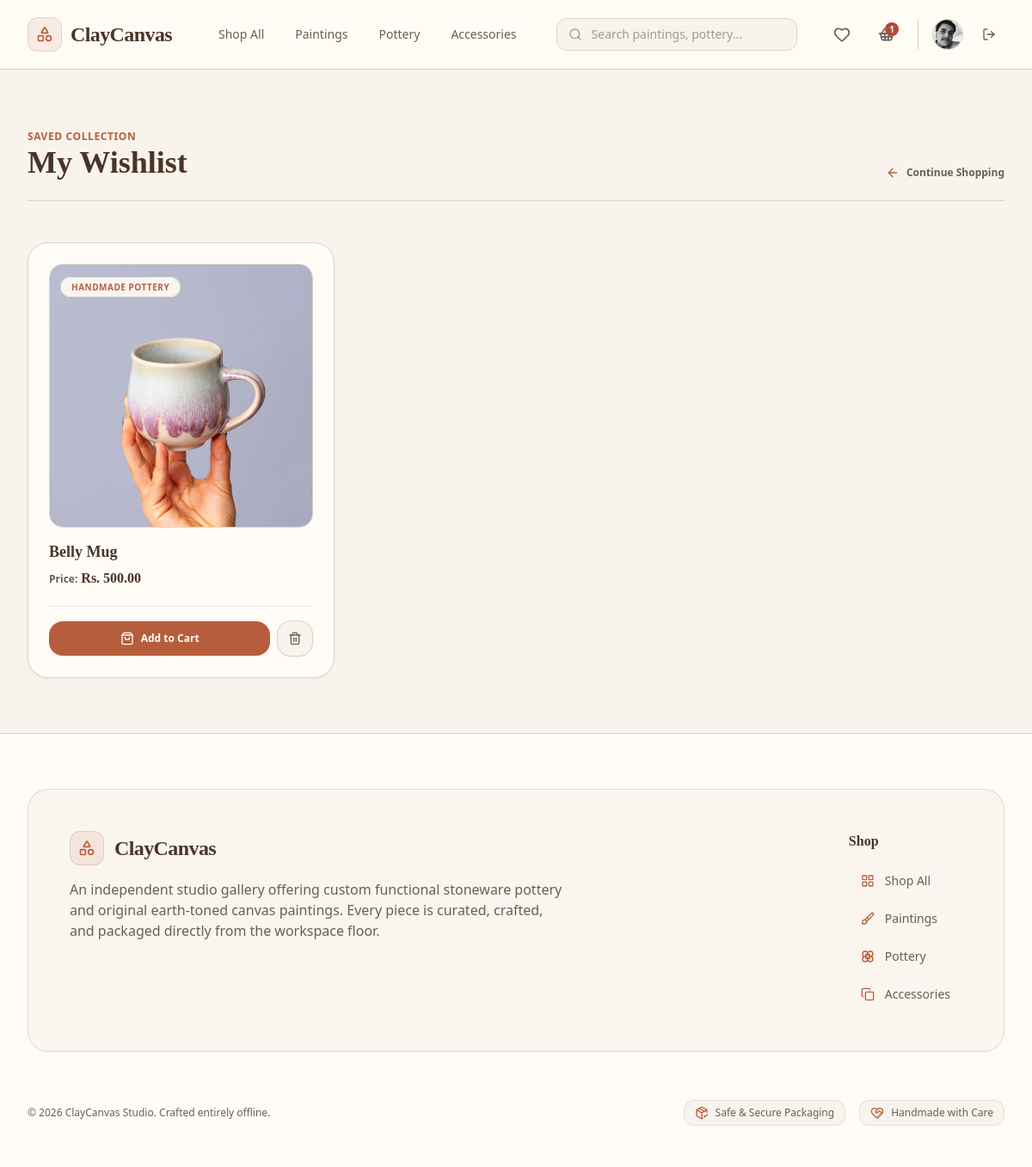
Screenshot of /wishlist/ (signed in) with the database file from the repository.
### cc_app/models.py (models this page shows, shortened)
class User(AbstractUser):
    phone = models.CharField(max_length=20, blank=True)
    address = models.TextField(blank=True)
    profile_picture = models.ImageField(upload_to='images/user/', blank=True, null=True)

class Cart(models.Model):
    customer = models.OneToOneField(User, on_delete=models.CASCADE, related_name='cart')

class Wishlist(models.Model):
    customer = models.ForeignKey(User, on_delete=models.CASCADE, related_name='wishlist_items')
    product = models.ForeignKey(Product, on_delete=models.CASCADE)
    added_at = models.DateTimeField(auto_now_add=True)
    class Meta:
        unique_together = ('customer', 'product') # Prevents duplicating the same artwork in wishlist

class Product(models.Model):
    class Category(models.TextChoices):
        PAINTINGS = 'paintings', 'Original Paintings'
        POTTERY = 'pottery', 'Handmade Pottery'
        CERAMICS = 'ceramics', 'Sculptures & Ceramics'
        PRINTS = 'prints', 'Canvas & Fine Art Prints'
        ACCESSORIES = 'accessories', 'Art Supplies & Displays'
    name = models.CharField(max_length=255)
    category = models.CharField(max_length=30, choices=Category.choices)
    description = models.TextField(help_text="Detailed description of the artwork, dimensions, and materials used.")
    price = models.DecimalField(max_digits=10, decimal_places=2)
    stock = models.PositiveIntegerField(default=1, help_text="Set to 1 for unique, original one-off masterworks.")
    product_image = models.ImageField(upload_to='images/products/')
    is_active = models.BooleanField(default=True)
    created_at = models.DateTimeField(auto_now_add=True)

### cc_app/views/wishlist_view.py (the view)
# urls.py: path('wishlist/', wishlist_view, name='wishlist'),
@login_required
def wishlist_view(request):
    if request.user.is_staff:
        messages.error(request, "Staff members cannot access the wishlist.")
        return redirect('home')
    wishlist_items = Wishlist.objects.filter(customer=request.user)
    return render(request, 'main/wishlist_page.html',{'wishlist_items':wishlist_items})

### cc_app/templates/main/wishlist_page.html (shortened to what this page needs)
<!DOCTYPE html>
<html lang="en">
<head>
    {% load static %}
    <link href="{% static 'css/styles.css' %}" rel="stylesheet" />
</head>
<body class="bg-[#F8F3EC] text-[#6B5E53] font-sans min-h-screen flex flex-col antialiased selection:bg-[#B65E3C]/20 selection:text-[#B65E3C]">
    {% include 'components/_navbar.html' %}
    <main class="flex-grow max-w-7xl w-full mx-auto px-4 sm:px-6 lg:px-8 py-8 sm:py-12 lg:py-16 space-y-8 sm:space-y-12">
        <div class="flex flex-col sm:flex-row sm:items-end justify-between gap-4 border-b border-[#DDD2C5] pb-6">
            <div>
                <span class="text-xs font-bold uppercase tracking-wider text-[#B65E3C]">Saved Collection</span>
                <h1 class="text-2xl sm:text-3xl lg:text-4xl font-serif font-bold text-[#4A3428] leading-tight">My Wishlist</h1>
            </div>
            <a href="/products/" class="inline-flex items-center gap-2 text-xs font-semibold text-[#6B5E53] hover:text-[#4A3428] transition-colors">
                <i data-lucide="arrow-left" class="w-4 h-4 text-[#B65E3C]"></i>
                <span>Continue Shopping</span>
            </a>
        </div>
        <div class="w-full">
            {% if wishlist_items %}
                <div class="grid grid-cols-1 sm:grid-cols-2 lg:grid-cols-3 gap-6 sm:gap-8">
                    {% for item in wishlist_items %}
                        <div class="bg-[#FFFCF7] border border-[#DDD2C5] rounded-3xl p-5 sm:p-6 flex flex-col justify-between gap-5 hover:border-[#B65E3C]/40 transition-all duration-300 shadow-sm hover:shadow-md group">
                            <div class="space-y-4">
                                <a href="/products/{{ item.product.id }}/" class="block w-full aspect-square bg-[#F8F3EC] border border-[#DDD2C5] rounded-2xl overflow-hidden relative group/img">
                                    {% if item.product.product_image %}
                                        <img src="{{ item.product.product_image.url }}" alt="{{ item.product.name }}" class="w-full h-full object-cover group-hover/img:scale-105 transition-transform duration-700 ease-out">
                                    {% else %}
                                        <div class="w-full h-full flex flex-col items-center justify-center text-center p-4">
                                            <i data-lucide="palette" class="w-8 h-8 text-[#6B5E53]/40"></i>
                                        </div>
                                    {% endif %}
                                    <div class="absolute top-3 left-3">
                                        <span class="bg-[#FFFCF7]/90 backdrop-blur-md border border-[#DDD2C5] text-[10px] font-bold uppercase tracking-wider text-[#B65E3C] px-3 py-1 rounded-full shadow-sm">
                                            {{ item.product.get_category_display }}
                                        </span>
                                    </div>
                                </a>
                                <div class="space-y-1.5">
                                    <a href="/products/{{ item.product.id }}/" class="block">
                                        <h3 class="font-serif font-bold text-[#4A3428] text-lg leading-snug group-hover:text-[#B65E3C] transition-colors line-clamp-1">
                                            {{ item.product.name }}
                                        </h3>
                                    </a>
                                    <div class="flex items-baseline gap-1">
                                        <span class="text-xs font-semibold text-[#6B5E53]">Price:</span>
                                        <span class="text-base font-bold text-[#4A3428] font-serif">Rs. {{ item.product.price|floatformat:2 }}</span>
                                    </div>
                                </div>
                            </div>
                            <div class="pt-4 border-t border-[#DDD2C5]/60 flex items-center gap-2">
                                {% if item.product.stock > 0 %}
                                    <a href="/cart/add/{{ item.product.id }}/" class="flex-grow bg-[#B65E3C] hover:bg-[#94492F] text-[#FFFCF7] font-semibold py-3 px-4 rounded-2xl transition-all duration-200 flex items-center justify-center gap-2 text-xs shadow-sm hover:shadow">
                                        <i data-lucide="shopping-bag" class="w-4 h-4"></i>
                                        <span>Add to Cart</span>
                                    </a>
                                {% else %}
                                    <button disabled class="flex-grow bg-[#F8F3EC] text-[#6B5E53]/50 font-semibold py-3 px-4 rounded-2xl border border-[#DDD2C5] flex items-center justify-center gap-2 text-xs cursor-not-allowed">
                                        <i data-lucide="circle-slash" class="w-4 h-4"></i>
                                        <span>Out of Stock</span>
                                    </button>
                                {% endif %}
                                <a href="/products/wishlist/remove/{{ item.product.id }}/" class="bg-[#F8F3EC] hover:bg-[#B4473A]/10 text-[#6B5E53] hover:text-[#B4473A] border border-[#DDD2C5] hover:border-[#B4473A]/30 p-3 rounded-2xl transition-all flex items-center justify-center shadow-sm shrink-0" title="Remove from wishlist">
                                    <i data-lucide="trash-2" class="w-4 h-4"></i>
                                </a>
                            </div>
                        </div>
                    {% endfor %}
                </div>
            {% endif %}
        </div>
    </main>
    {% include 'components/_footer.html' %}
</body>
</html>

### cc_app/templates/components/_navbar.html (shortened to what this page needs)
<nav class="bg-[#FFFCF7]/95 backdrop-blur-md border-b border-[#DDD2C5] sticky top-0 z-50 shadow-xs">
    <div class="max-w-7xl mx-auto px-4 sm:px-6 lg:px-8">
        <div class="flex justify-between h-20 items-center gap-4">
            <div class="flex items-center gap-8 lg:gap-10">
                <a href="/" class="flex-shrink-0 flex items-center gap-2.5 group">
                    <div class="w-10 h-10 rounded-xl bg-[#B65E3C]/10 border border-[#B65E3C]/20 flex items-center justify-center text-[#B65E3C] group-hover:bg-[#B65E3C] group-hover:text-[#FFFCF7] transition-all duration-300">
                        <i data-lucide="shapes" class="w-5 h-5"></i>
                    </div>
                    <span class="text-2xl font-serif font-bold text-[#4A3428] tracking-tight">ClayCanvas</span>
                </a>
                <div class="hidden md:flex items-center space-x-1 lg:space-x-2 font-medium">
                    <a href="/products/" class="{% if request.path == '/products/' and not request.GET.category %}text-[#B65E3C] bg-[#B65E3C]/10 font-semibold{% else %}text-[#6B5E53] hover:text-[#B65E3C] hover:bg-[#F8F3EC]{% endif %} px-3.5 py-2 rounded-xl text-sm transition-all duration-200">Shop All</a>
                    <a href="/products/?category=paintings" class="{% if request.GET.category == 'paintings' %}text-[#B65E3C] bg-[#B65E3C]/10 font-semibold{% else %}text-[#6B5E53] hover:text-[#B65E3C] hover:bg-[#F8F3EC]{% endif %} px-3.5 py-2 rounded-xl text-sm transition-all duration-200">Paintings</a>
                    <a href="/products/?category=pottery" class="{% if request.GET.category == 'pottery' %}text-[#B65E3C] bg-[#B65E3C]/10 font-semibold{% else %}text-[#6B5E53] hover:text-[#B65E3C] hover:bg-[#F8F3EC]{% endif %} px-3.5 py-2 rounded-xl text-sm transition-all duration-200">Pottery</a>
                    <a href="/products/?category=accessories" class="{% if request.GET.category == 'accessories' %}text-[#B65E3C] bg-[#B65E3C]/10 font-semibold{% else %}text-[#6B5E53] hover:text-[#B65E3C] hover:bg-[#F8F3EC]{% endif %} px-3.5 py-2 rounded-xl text-sm transition-all duration-200">Accessories</a>
                </div>
            </div>
            <div class="hidden sm:block flex-1 max-w-md mx-4">
                <form action="/products/" method="GET" class="relative m-0">
                    <div class="absolute inset-y-0 left-0 pl-3.5 flex items-center pointer-events-none text-[#6B5E53]/60">
                    </div>
                    <input type="text" name="q" value="{{ request.GET.q|default:'' }}" placeholder="Search paintings, pottery..." class="block w-full pl-10 pr-4 py-2 border border-[#DDD2C5] rounded-xl bg-[#F8F3EC] text-sm text-[#4A3428] placeholder-[#6B5E53]/60 focus:outline-none focus:border-[#B65E3C] focus:bg-[#FFFCF7] focus:ring-2 focus:ring-[#B65E3C]/20 transition-all duration-200">
                </form>
            </div>
            <div class="flex items-center gap-2 sm:gap-3">
                {% if not request.user.is_staff %}
                    <a href="/wishlist/" class="w-10 h-10 rounded-xl flex items-center justify-center text-[#6B5E53] hover:text-[#B65E3C] hover:bg-[#F8F3EC] transition-all duration-200 relative">
                        <i data-lucide="heart" class="w-5 h-5"></i>
                    </a>
                    <a href="/cart/" class="w-10 h-10 rounded-xl flex items-center justify-center text-[#6B5E53] hover:text-[#B65E3C] hover:bg-[#F8F3EC] transition-all duration-200 relative">
                        {% if user.is_authenticated and user.cart.items.exists %}
                            <span class="absolute top-1.5 right-1.5 w-4 h-4 bg-[#B4473A] text-[#FFFCF7] text-[10px] font-bold rounded-full flex items-center justify-center shadow-xs">
                                {{ user.cart.items.count }}
                            </span>
                        {% endif %}
                    </a>
                {% endif %}
                {% if user.is_authenticated %}
                    <div class="flex items-center gap-3 border-l border-[#DDD2C5] pl-3 sm:pl-4 ml-1">
                        <a href="/profile/" class="block h-9 w-9 rounded-full overflow-hidden border border-[#DDD2C5] bg-[#F8F3EC] hover:border-[#B65E3C] transition-all duration-200 focus:outline-none shadow-xs">
                            {% if user.profile_picture %}
                                <img src="{{ user.profile_picture.url }}" alt="{{ user.username }}" class="h-full w-full object-cover">
                            {% else %}
                                <div class="h-full w-full flex items-center justify-center text-[#B65E3C] font-semibold text-xs bg-[#B65E3C]/10">
                                    {{ user.username|slice:":1"|upper }}
                                </div>
                            {% endif %}
                        </a>
                        <a href="/logout/" class="w-9 h-9 rounded-xl flex items-center justify-center text-[#6B5E53] hover:text-[#B4473A] hover:bg-[#B4473A]/10 transition-all duration-200" title="Logout">
                            <i data-lucide="log-out" class="w-4 h-4"></i>
                        </a>
                    </div>
                {% endif %}
            </div>
        </div>
    </div>
</nav>

### rows the page displays
User: cart.items.count "1", profile_picture (picture)
Wishlist: product.product_image (picture), product.category "HANDMADE POTTERY", product.name "Belly Mug", product.price "500.00"
